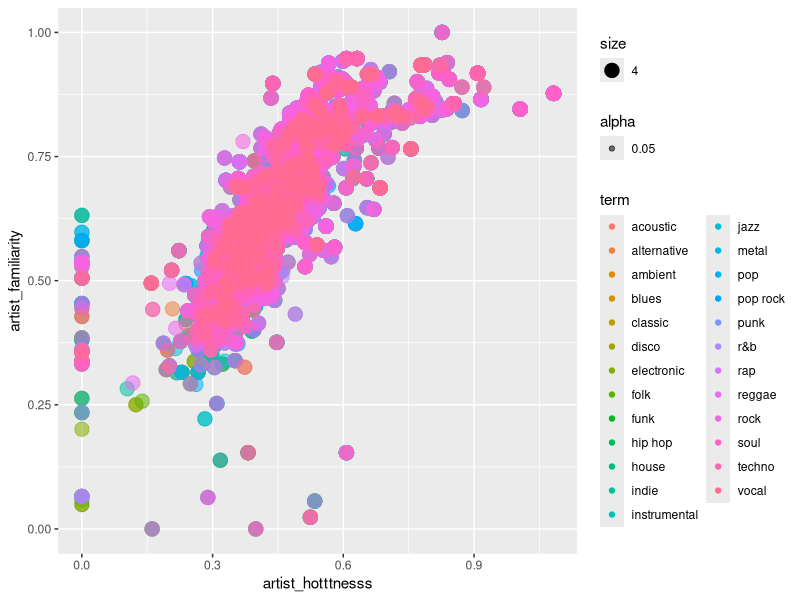
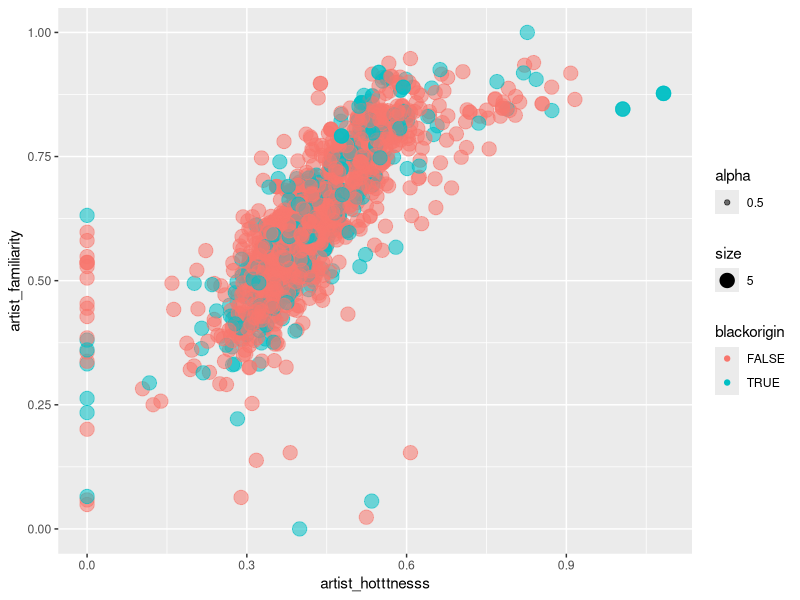
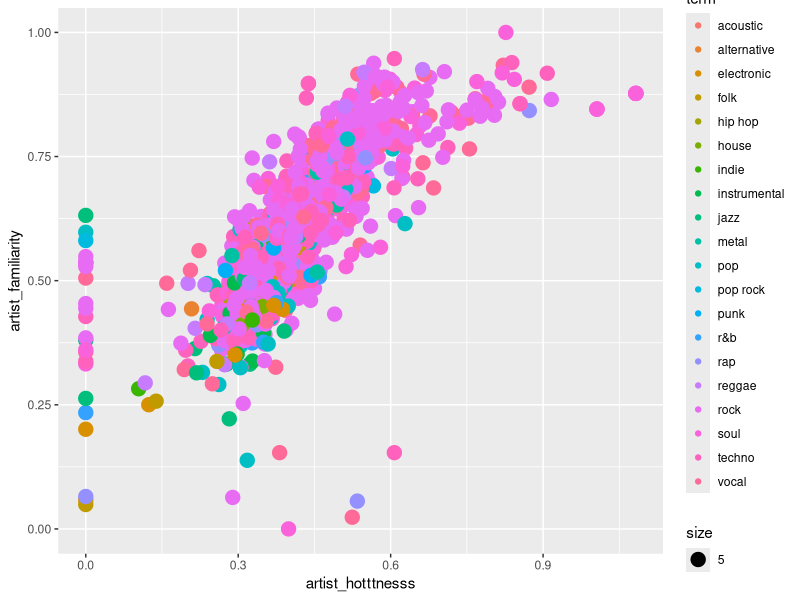
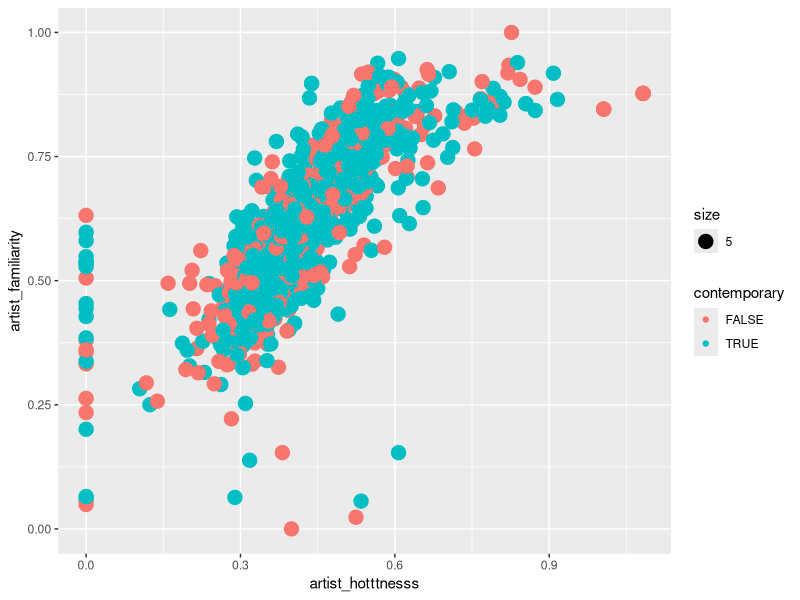

Generate these figures, in order, with R:
library(ggplot2)

songdata <- read.csv("myDataar.csv")
head(songdata)
names(songdata)
as.factor(songdata$term)
ggplot(data=songdata) + geom_point(aes(x=artist_hotttnesss,y=artist_familiarity,size=4,color=term,alpha=.05))

artdata <- read.csv("myDatbyArt.csv")
names(artdata)
artdata$blackorigin <- artdata$term %in%
    c('hip hop',
    'jazz',
    'r&b',
    'rap',
    'reggae',
    'soul')
artdata$contemporary <- artdata$term %in%
    c('electronic',
      'hip hop',
      'house',
      'indie',
      'pop',
      'pop rock',
      'rap',
      'rock',
      'techno')
artdata$guitarbased <- artdata$term %in%
    c('acoustic',
      'alternative',
      'folk',
      'indie',
      'instrumental',
      'metal',
      'punk',
      'rock'
      )


ggplot(data=artdata) + 
    geom_point(aes(x=artist_hotttnesss,y=artist_familiarity,size=5,color=blackorigin,alpha=.5))


ggplot(data=artdata) + 
    geom_point(aes(x=artist_hotttnesss,y=artist_familiarity,size=5,color=term,na.rm=T))

ggplot(data=artdata) + 
    geom_point(aes(x=artist_hotttnesss,y=artist_familiarity,size=5,color=contemporary,na.rm=T))

